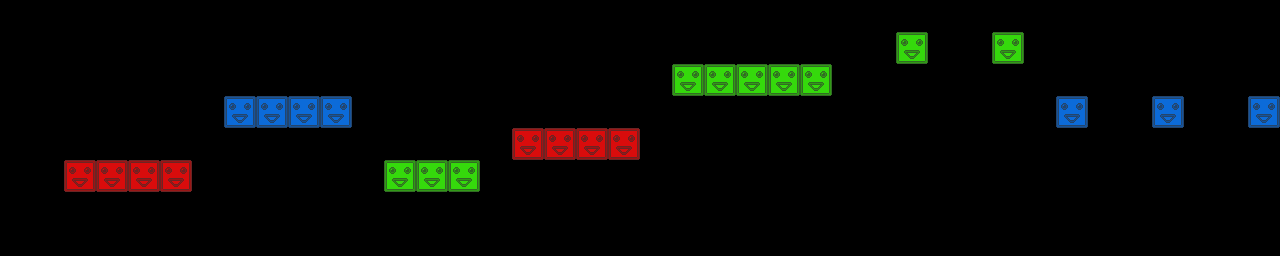

Below is a game level as drawn by its tile map, then a one-line description and the .tmx that defines it (tile-layer data replaced by summaries):
An orthogonal 40x8 tile map with 32x32 px tiles, 3 tile layers (red, green, blue) and 10 objects.

<map version="1.0" orientation="orthogonal" width="40" height="8" tilewidth="32" tileheight="32">
 <tileset firstgid="1" name="blocks" tilewidth="32" tileheight="32">
  <image source="blocks.png" width="96" height="32" />
 </tileset>
 <layer name="red" width="40" height="8">
  <data>[320 cells, 8 non-empty, 1 distinct tile ids]</data>
 </layer>
 <layer name="green" width="40" height="8">
  <data>[320 cells, 10 non-empty, 1 distinct tile ids]</data>
 </layer>
 <layer name="blue" width="40" height="8">
  <data>[320 cells, 7 non-empty, 1 distinct tile ids]</data>
 </layer>
 <objectgroup name="crystals" width="40" height="8">
  <object x="690" y="51">
   <ellipse />
  </object>
  <object x="816" y="52">
   <ellipse />
  </object>
  <object x="574" y="88">
   <ellipse />
  </object>
  <object x="288" y="46">
   <ellipse />
  </object>
  <object x="126" y="139">
   <ellipse />
  </object>
  <object x="427" y="146">
   <ellipse />
  </object>
  <object x="911" y="18">
   <ellipse />
  </object>
  <object x="1009" y="20">
   <ellipse />
  </object>
 </objectgroup>
 <objectgroup name="spikes" width="40" height="8">
  <object x="372" y="14">
   <ellipse />
  </object>
  <object x="371" y="44">
   <ellipse />
  </object>
 </objectgroup>
</map>
